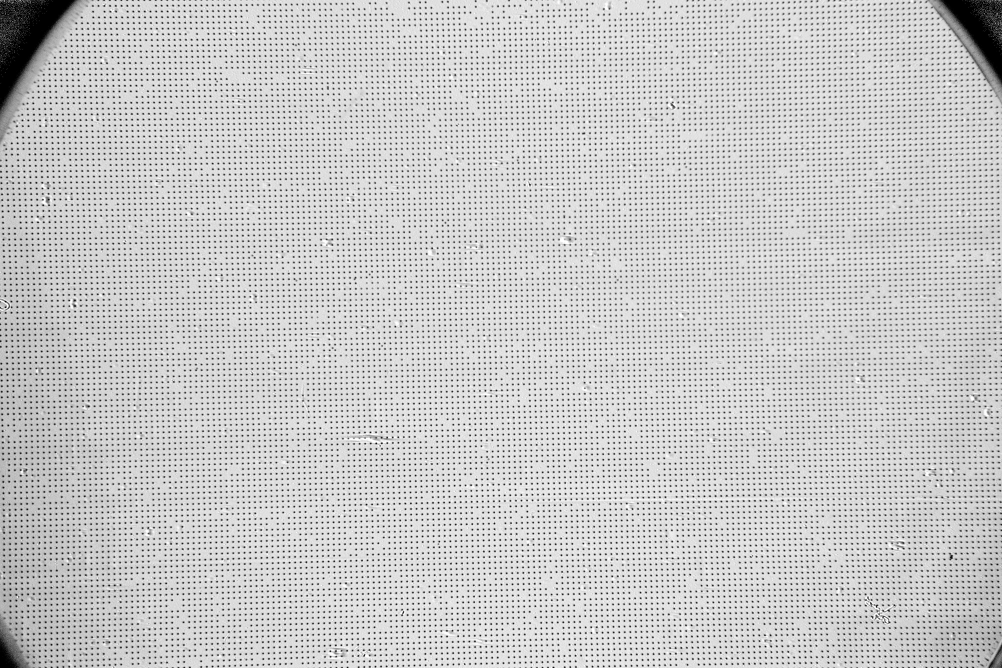
#> input picture vounwarp/data/dot_pattern_04.jpg, 4008 x 2672 px (shown at 1/4 size)
$ python example_03.py
#> lines starting #> are read from the running program, lines starting #| are printed output that depends on the picture; after the words box and inside, x2 and y2 are one past the last pixel; in counts of white or black regions, pixels touching at a corner belong together
### vounwarp/losa/loadersaver.py
# ============================================================================
# ============================================================================
# Copyright (c) 2018 Diamond Light Source Ltd. All rights reserved.
#
# Licensed under the Apache License, Version 2.0 (the "License");
# you may not use this file except in compliance with the License.
# You may obtain a copy of the License at
#
#     http://www.apache.org/licenses/LICENSE-2.0
#
# Unless required by applicable law or agreed to in writing, software
# distributed under the License is distributed on an "AS IS" BASIS,
# WITHOUT WARRANTIES OR CONDITIONS OF ANY KIND, either express or implied.
# See the License for the specific language governing permissions and
# limitations under the License.
# ============================================================================
# Author: Nghia T. Vo
# E-mail: nghia.vo@diamond.ac.uk
# Description: Python implementation of the author's methods of
# distortion correction, Nghia T. Vo et al "Radial lens distortion
# correction with sub-pixel accuracy for X-ray micro-tomography"
# Optics Express 23, 32859-32868 (2015), https://doi.org/10.1364/OE.23.032859
# Publication date: 10th July 2018
# ============================================================================

"""
Module for I/O tasks:
- Load data from an image file (tif, png, jpg) or a hdf file.
- Save a 2D array as a tif/png/jpg image or 2D, 3D array to a hdf file.
- Save a plot of data points as an image.
- Save and load metadata to and from a text file.
"""

import os
import h5py
import numpy as np
from PIL import Image
import matplotlib.pyplot as plt
from collections import OrderedDict
import errno


def load_image(file_path, average=True):
    """
    Load data from an image.

    Parameters
    ----------
    file_path : str
        Path to a file.
    average : bool, optional
        Average a multi-channel image if True.

    Returns
    -------
    array_like
    """
#> called with file_path = '../data/dot_pattern_04.jpg', average = True
    if "\\" in file_path:
        raise ValueError(
            "Please use a file path following the Unix convention")
    try:
        mat = np.asarray(Image.open(file_path), dtype=np.float32)
    except IOError:
        print("No such file or directory: {}".format(file_path))
        raise
    if len(mat.shape) > 2 and average is True:
        axis_m = np.argmin(mat.shape)
        mat = np.mean(mat, axis=axis_m)
    return mat


# [99 lines left out: functions _get_key, load_hdf_file, not called in this run]


def _create_folder(file_path):
    """
    Create a folder to save a file if not exists.

    Parameters
    ----------
    file_path : str
        Path to a file
    """
    file_base = os.path.dirname(file_path)
    if not os.path.exists(file_base):
        try:
            os.makedirs(file_base)
        except OSError as e:
            if e.errno != errno.EEXIST:
                raise


# [26 lines left out: function _create_file_name, not called in this run]


def save_image(file_path, mat, overwrite=True):
    """
    Save 2D data to an image.

    Parameters
    ----------
    file_path : str
        Output file path.
    mat : array_like
        2D array.
    overwrite : bool, optional
        Overwrite an existing file if True.

    Returns
    -------
    str
        Updated file path.
    """
    if "\\" in file_path:
        raise ValueError(
            "Please use a file path following the Unix convention")
    file_base, file_ext = os.path.splitext(file_path)
    if not ((file_ext == ".tif") or (file_ext == ".tiff")):
        mat = np.uint8(255 * (mat - np.min(mat)) / (np.max(mat) - np.min(mat)))
    _create_folder(file_path)
    if not overwrite:
        file_path = _create_file_name(file_path)
    image = Image.fromarray(mat)
    try:
        image.save(file_path)
    except IOError:
        print("Couldn't write to file {}".format(file_path))
        raise
    return file_path


# [205 lines left out: functions save_plot_image, save_residual_plot, save_hdf_file, save_metadata_txt, load_metadata_txt, not called in this run]

### vounwarp/prep/preprocessing.py
# ============================================================================
# Copyright (c) 2018 Diamond Light Source Ltd. All rights reserved.
#
# Licensed under the Apache License, Version 2.0 (the "License");
# you may not use this file except in compliance with the License.
# You may obtain a copy of the License at
#
#     http://www.apache.org/licenses/LICENSE-2.0
#
# Unless required by applicable law or agreed to in writing, software
# distributed under the License is distributed on an "AS IS" BASIS,
# WITHOUT WARRANTIES OR CONDITIONS OF ANY KIND, either express or implied.
# See the License for the specific language governing permissions and
# limitations under the License.
# ============================================================================
# Author: Nghia T. Vo
# E-mail: nghia.vo@diamond.ac.uk
# Description: Python implementation of the author's methods of
# distortion correction, Nghia T. Vo et al "Radial lens distortion
# correction with sub-pixel accuracy for X-ray micro-tomography"
# Optics Express 23, 32859-32868 (2015), https://doi.org/10.1364/OE.23.032859
# Publication date: 10th July 2018
# ============================================================================

"""
Module of pre-procesing methods:
- Normalize, binarize an image.
- Determine median dot-size, median distance between two nearest dots,
 and the slopes of grid-lines of a dot-pattern image.
- Remove non-dot objects or misplaced dots.
- Group dot-centroids into horizontal lines and vertical lines.
"""

import numpy as np
from scipy import ndimage as ndi
from scipy.fftpack import fft2, ifft2
from scipy.ndimage.measurements import center_of_mass
from skimage.filters import threshold_otsu
from skimage.segmentation import clear_border
import skimage.morphology as morph
import skimage.measure as meas
from skimage.transform import radon


# [24 lines left out: function normalization, not called in this run]


def _make_window(height, width, sigma=10):
    """
    Create a 2D Gaussian window.

    Parameters
    ----------
    height : int
        Height of the window.
    width : int
        Width of the window.
    sigma : int
        Sigma of the Gaussian window.

    Returns
    -------
    array_like
        2D array.
    """
    xcenter = (width - 1.0) / 2.0
    ycenter = (height - 1.0) / 2.0
    y, x = np.ogrid[-ycenter:height - ycenter, -xcenter:width - xcenter]
    num = 2.0 * sigma * sigma
    window = np.exp(-(x * x / num + y * y / num))
    return window


def _apply_fft_filter(mat, sigma, pad):
    """
    Apply a Fourier Gaussian filter.

    Parameters
    ----------
    mat : array_like
        2D array.
    sigma : int
        Sigma of the Gaussian filter.
    pad : int
        Pad width.

    Returns
    -------
    array_like
        2D array. Filtered image.
    """
    mat = np.pad(mat, ((pad, pad), (pad, pad)), mode='symmetric')
    (height, width) = mat.shape
    window = _make_window(height, width, sigma)
    xlist = np.arange(0, width)
    ylist = np.arange(0, height)
    x, y = np.meshgrid(xlist, ylist)
    matsign = np.power(-1.0, x + y)
    mat = np.real(ifft2(fft2(mat * matsign) * window) * matsign)
    return mat[pad:height - pad, pad:width - pad]


def normalization_fft(mat, sigma=10, pad=30):
    """
    Correct a non-uniform background image using a Fourier Gaussian filter.

    Parameters
    ----------
    mat : array_like
        2D array.
    sigma : int
        Sigma of the Gaussian.
    pad : int
        Pad width.

    Returns
    -------
    array_like
        2D array. Corrected background image.
    """
    mat_bck = _apply_fft_filter(mat, sigma, pad)
    mean_val = np.mean(mat_bck)
    try:
        mat_cor = mean_val * mat / mat_bck
    except ZeroDivisionError:
        mat_bck[mat_bck == 0.0] = mean_val
        mat_cor = mean_val * mat / mat_bck
    return mat_cor


def _select_roi(mat, ratio):
    """
    Select ROI around the middle of an image.

    Parameters
    ----------
    mat : array_like
        2D array.
    ratio : float
        Ratio between the ROI size and the image size.

    Returns
    -------
    array_like
        2D array.
    """
    (height, width) = mat.shape
    ratio = np.clip(ratio, 0.05, 1.0)
    depad_hei = np.int16((height - ratio * height) / 2)
    depad_wid = np.int16((width - ratio * width) / 2)
    mat = mat[depad_hei:height - depad_hei, depad_wid:width - depad_wid]
    return mat


def _invert_dots_contrast(mat):
    """
    Invert the contrast of a 2D binary array to make sure that dots are white.

    Parameters
    ----------
    mat : array_like
        2D binary array.

    Returns
    -------
    array_like
        2D array.
    """
    (height, width) = mat.shape
    ratio = np.sum(mat) / (height * width)
    max_val = np.max(mat)
    if ratio > 0.5:
        mat = max_val - mat
    return mat


def binarization(mat, ratio=0.3, thres=None, denoise=True):
    """
    Apply a list of operations: binarizing an 2D array; inverting the contrast
    of dots if needs to; removing border components; cleaning salty noise;
    and filling holes.

    Parameters
    ----------
    mat : array_like
        2D array.
    ratio : float
        Used to select the ROI around the middle of the image for calculating
        threshold.
    thres : float, optional
        Threshold for binarizing. Automatically calculated if None.

    Returns
    -------
    array_like
        2D binary array.
    """
    if denoise:
        mat = ndi.median_filter(np.abs(mat), (2, 2))
    if thres is None:
        thres = threshold_otsu(_select_roi(mat, ratio), nbins=512)
    mat = np.asarray(mat > thres, dtype=np.float32)
    mat = _invert_dots_contrast(mat)
    mat = clear_border(mat)
    mat = morph.opening(mat, morph.disk(1))
    mat = np.int16(ndi.binary_fill_holes(mat))
    return mat


# [21 lines left out: function check_num_dots, not called in this run]


def calc_size_distance(mat, ratio=0.3):
    """
    Find the median size of dots and the median distance between two
    nearest dots.

    Parameters
    ----------
    mat : array_like
        2D array.
    ratio : float
        Used to select the ROI around the middle of an image.

    Returns
    -------
    dot_size : float
        Median size of the dots.
    dot_dist : float
        Median distance between two nearest dots.
    """
    mat = _select_roi(mat, ratio)
    mat = np.int16(clear_border(mat))
    mat_label, num_dots = ndi.label(mat)
    list_index = np.arange(1, num_dots + 1)
    list_sum = ndi.measurements.sum(mat, labels=mat_label, index=list_index)
    dot_size = np.median(list_sum)
    list_cent = np.asarray(
        center_of_mass(mat, labels=mat_label, index=list_index))
    list_dist = [np.sort(np.sqrt((dot[0] - list_cent[:, 0]) ** 2
                                 + (dot[1] - list_cent[:, 1]) ** 2))[1]
                 for dot in list_cent]
    dot_dist = np.median(list_dist)
    return dot_size, dot_dist


def _check_dot_size(mat, min_size, max_size):
    """
    Check if the size of a dot is in a range.

    Parameters
    ----------
    mat : array_like
        2D array.
    min_size : float
        Minimum size.
    max_size : float
        Maximum size.

    Returns
    -------
    bool
    """
    check = False
    dot_size = mat.sum()
    if (dot_size > min_size) and (dot_size < max_size):
        check = True
    return check


def select_dots_based_size(mat, dot_size, ratio=0.3):
    """
    Select dots having a certain size.

    Parameters
    ----------
    mat : array_like
        2D array.
    dot_size : float
        Size of the standard dot.
    ratio : float
        Used to calculate the acceptable range.
        [dot_size - ratio*dot_size; dot_size + ratio*dot_size]

    Returns
    -------
    array_like
        2D array. Selected dots.
    """
    min_size = np.clip(np.int32(dot_size - ratio * dot_size), 0, None)
    max_size = np.int32(dot_size + ratio * dot_size)
    mat_label, _ = ndi.label(mat)
    list_dots = ndi.find_objects(mat_label)
    dots_selected = [dot for dot in list_dots
                     if _check_dot_size(mat[dot], min_size, max_size)]
    mat1 = np.zeros_like(mat)
    for _, j in enumerate(dots_selected):
        mat1[j] = mat[j]
    return mat1


def _check_axes_ratio(mat, ratio):
    """
    Check if the ratio of the axes length of a fitted ellipse is smaller than
    a threshold.

    Parameters
    ----------
    mat : array_like
        2D array.
    ratio : float
        Threshold value.


    Returns
    -------
    bool
    """
    check = False
    (height, width) = mat.shape
    if (height < 2) or (width < 2):
        return check
    minor_axis = meas.regionprops(mat)[0].minor_axis_length
    major_axis = meas.regionprops(mat)[0].major_axis_length
    if (height > 1) and (width > 1):
        val = np.abs(major_axis / minor_axis - 1.0)
        if val < ratio:
            check = True
    else:
        check = False
    return check


def select_dots_based_ratio(mat, ratio=0.3):
    """
    Select dots having the ratio between the axes length of
    the fitted ellipse smaller than a threshold.

    Parameters
    ----------
    mat : float
        2D array.
    ratio : float
        Threshold value.

    Returns
    -------
    array_like
        2D array. Selected dots.
    """
    mat_label, _ = ndi.label(mat)
    list_dots = ndi.find_objects(mat_label)
    dots_selected = [dot for dot in list_dots
                     if _check_axes_ratio(mat[dot], ratio)]
    mat1 = np.zeros_like(mat)
    for _, j in enumerate(dots_selected):
        mat1[j] = mat[j]
    return mat1


# [369 lines left out: functions select_dots_based_distance, calc_hor_slope, calc_ver_slope, _check_dot_on_line, group_dots_hor_lines, group_dots_ver_lines and 2 more, not called in this run]

### vounwarp/examples/example_03.py
#============================================================================
# Copyright (c) 2018 Nghia T. Vo. All rights reserved.
#
# Licensed under the Apache License, Version 2.0 (the "License");
# you may not use this file except in compliance with the License.
# You may obtain a copy of the License at
#
#     http://www.apache.org/licenses/LICENSE-2.0
#
# Unless required by applicable law or agreed to in writing, software
# distributed under the License is distributed on an "AS IS" BASIS,
# WITHOUT WARRANTIES OR CONDITIONS OF ANY KIND, either express or implied.
# See the License for the specific language governing permissions and
# limitations under the License.
#============================================================================
# Author: Nghia T. Vo
# E-mail: nghia.vo@diamond.ac.uk
# Description: Python implementation of the author's methods of
# distortion correction, Nghia T. Vo et al "Radial lens distortion
# correction with sub-pixel accuracy for X-ray micro-tomography"
# Optics Express 23, 32859-32868 (2015), https://doi.org/10.1364/OE.23.032859
# Publication date: 10th July 2018
#============================================================================

import sys
import timeit
import vounwarp.losa.loadersaver as io
import vounwarp.prep.preprocessing as prep
import vounwarp.proc.processing as proc
import vounwarp.post.postprocessing as post

"""
Example to show how to adjust parameters for handling a challenging image.
dot_pattern_04.jpg in /vounwarp/data is a challenging data with lots of
blobs, misplaced dots, and missing dots, so some parameters
of pre-procesing methods need to be adjusted.

"""


file_path = "../data/dot_pattern_04.jpg"
output_base = "C:/correction/"
poly_order = 5  # Number of polynomial coefficients

time_start = timeit.default_timer()
mat0 = io.load_image(file_path)
(height, width) = mat0.shape
# Correct non-uniform background. Adjust sigma = 5
mat1 = prep.normalization_fft(mat0, sigma=5)
#> in normalization_fft, `mean_val = np.mean(mat_bck)`: mean_val = 200.3
#> in normalization_fft, `mat_cor = mean_val * mat / mat_bck`:
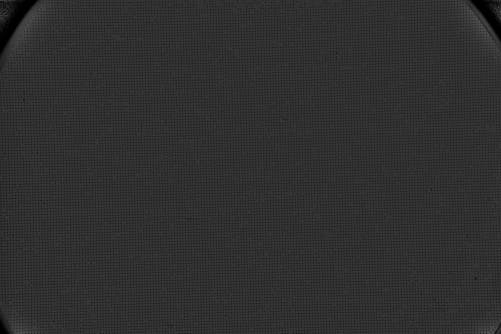
#> mat_cor: shape (2672, 4008) float64 (shown at 1/8 size); min 0, max 1083.8, mean 201.9; drawn with min black and max white

# Binarize.
# For tiny dots, sometime you may need to set the threshold manually.
mat1 = prep.binarization(mat1, ratio=0.5, thres=None)
#> in _select_roi, `mat = mat[depad_hei:height - depad_hei, depad_wid:width - depad_wid]`:
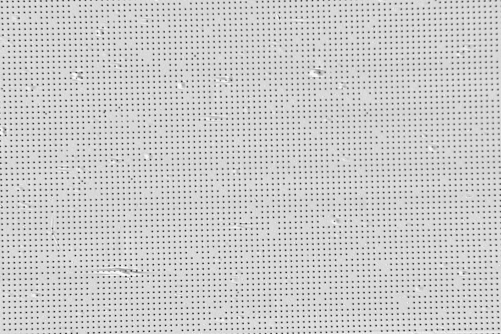
#> mat: shape (1336, 2004) float64 (shown at 1/4 size); min 0, max 251.9, mean 205.5
#> in binarization, `thres = threshold_otsu(_select_roi(mat, ratio), nbins=512)`: thres = 152.3
#> in binarization, `mat = np.asarray(mat > thres, dtype=np.float32)`:
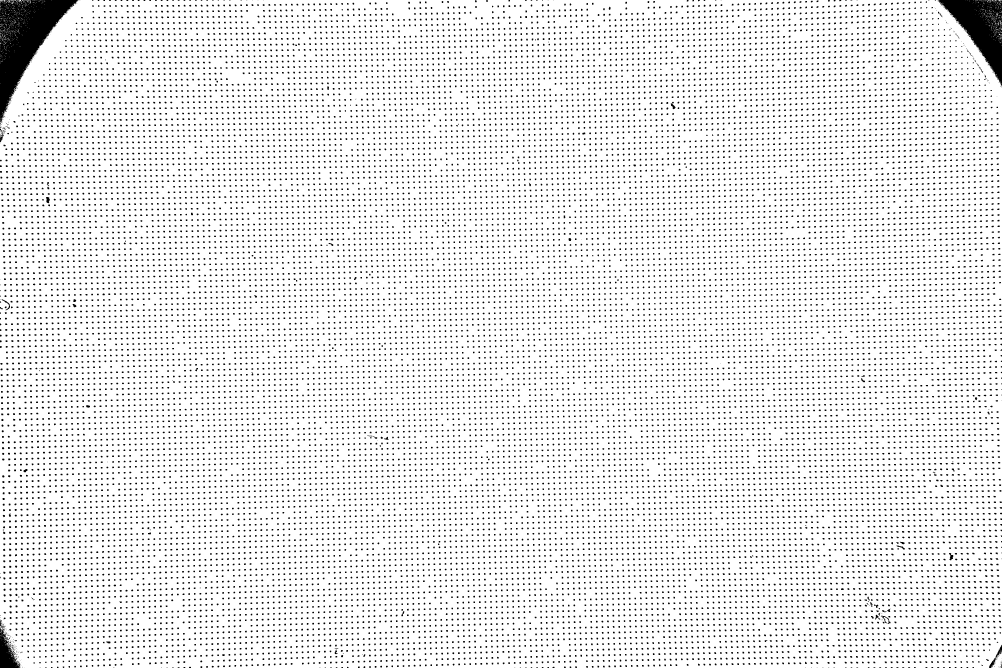
#> mat: shape (2672, 4008) float32 (shown at 1/4 size); values 0 (black) and 1 (white), 91.5% white; 20329 black regions (459 under 20 px), largest, box (x1, y1, x2, y2) and area: (0, 0, 312, 501) 63182, (3752, 0, 4008, 343) 38465, (0, 2481, 82, 2672) 6876
#> in _invert_dots_contrast, `ratio = np.sum(mat) / (height * width)`: ratio = 0.915
#> in _invert_dots_contrast, `max_val = np.max(mat)`: max_val = 1
#> in binarization, `mat = clear_border(mat)`:
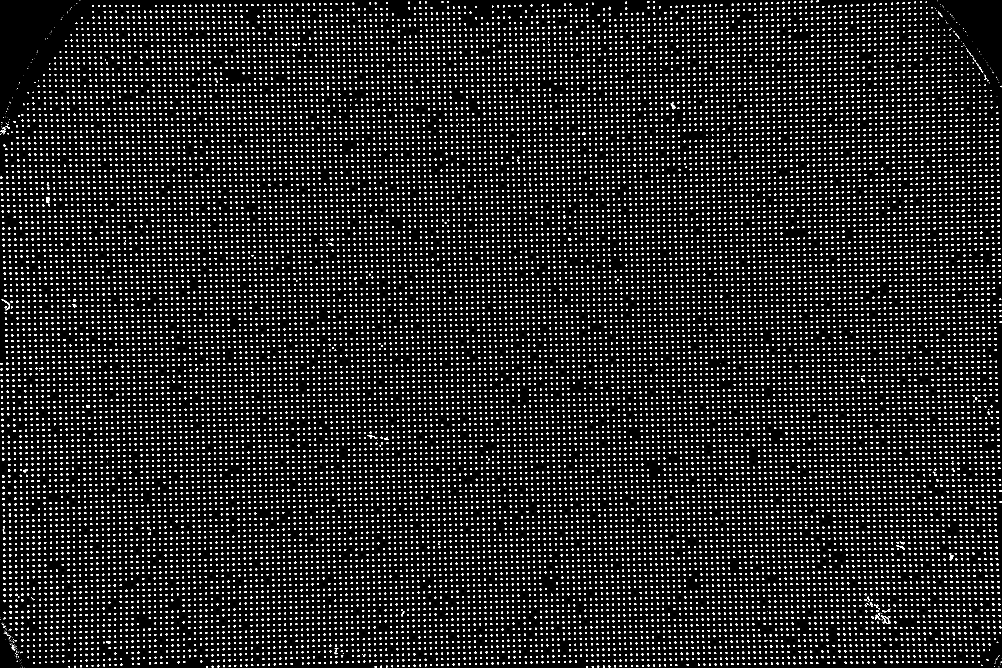
#> mat: shape (2672, 4008) float32 (shown at 1/4 size); values 0 (black) and 1 (white), 7.4% white; 20148 white regions (373 under 20 px), largest, box (x1, y1, x2, y2) and area: (3523, 2463, 3562, 2496) 297, (3796, 2212, 3813, 2241) 273, (184, 788, 199, 813) 267
io.save_image(output_base + "/binarized_image.tif", mat1)

# Calculate dot size, distance of two nearest dots
(dot_size, dot_dist) = prep.calc_size_distance(mat1, ratio=0.3)
#> in calc_size_distance, `mat = np.int16(clear_border(mat))`:
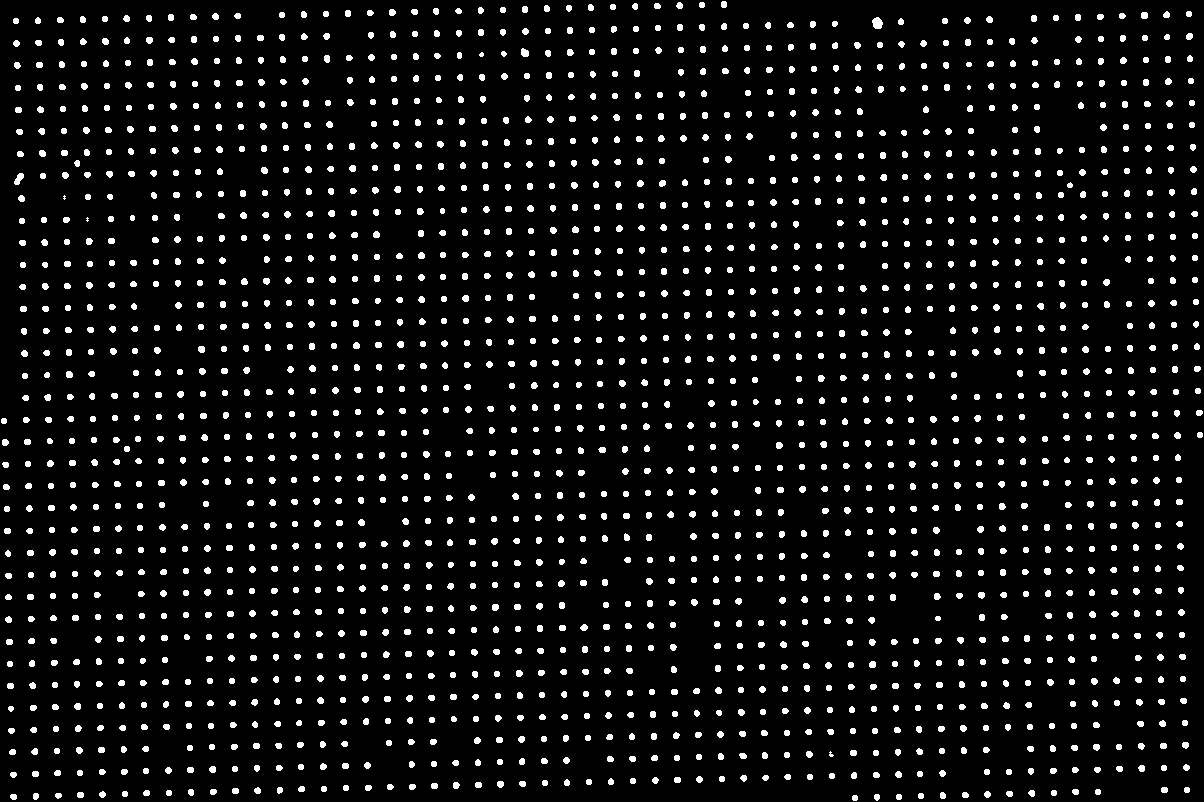
#> mat: shape (802, 1204) int16; values 0 (black) and 1 (white), 6.7% white; 1855 white regions (5 under 20 px), largest, box (x1, y1, x2, y2) and area: (872, 17, 883, 29) 100, (14, 173, 24, 185) 73, (521, 48, 529, 57) 58
#> in calc_size_distance, `mat_label, num_dots = ndi.label(mat)`: num_dots = 1855
#> (the rest of the program and of its run is left out)
